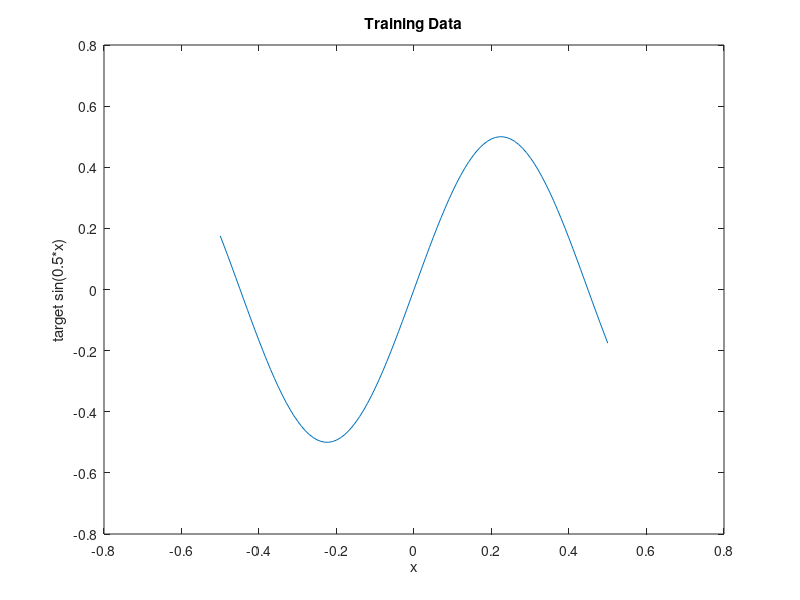

MATLAB code to generate this figure: (Note: this script raises an error after producing the figure.)
% In this tutorial you are going to implement your own neural network and
% teach it to learn a sinus function. In the matlab_tutorial folder you will
% find some reading material on artificial neural networks.
% You will train a feedForward neural network with one hidden layer and 10
% neurons. The training will we a batch training, i.e. using the whole data
% for the backpropagation as opposed to online learning, where only one
% data point is used at a time.

%% Generate Training Data and setUp neural network
clear
close all
x=[-0.5:0.01:0.5];
target=0.5*sin(7*x);

plot(x,target)
title('Training Data')
xlabel('x'); ylabel('target sin(0.5*x)');

%% Initialization of Neural Network
neurons=10; % In this tutorial we will use 10 neuron, but feel free to change
            % number of neurons
NN=struct; 
NN.layer=3;    % Including input layer
NN.inputs=1;
NN.outputs=1;

NN.Ws{2}=randn(neurons,NN.inputs); 
NN.dWs{2}=zeros(neurons,NN.inputs); 
NN.Bs{2}=zeros(neurons,1);   % ones bias for each neuron
NN.dBs{2}=zeros(neurons,1);  
NN.Ws{3}=randn(NN.outputs,neurons); 
NN.dWs{3}=zeros(NN.outputs,neurons); 
NN.Bs{3}=zeros(NN.outputs,1);   % ones bias for each neuron
NN.dBs{3}=zeros(NN.outputs,1);

% For Momentum
prevdWs{2}=NN.dWs{2};
prevdWs{3}=NN.dWs{3};


%% Training the Neural Network
% please complete feedForward.m and backProp.m before evaluation of this
% cell.

% Trainingsparameter
iterations=10000;    % iterations
eta=1e-4;      % learning rate (10^-5), feel free to try other learning rates.
% high learning rates lead to faster learning but can lead to oscillations
% through too big steps.

for iter=1:iterations
%     eta=eta0-iter/iterations*eta0;
    randidx=randi(length(x)); % choose random sample
    %% feed forward    edit feedFwd.m
    [z,z_withoutNL,y,y_withoutNL]=feedFwd(NN,x(randidx));
    %% back propagate    edit backPrp.m
    [cost(iter),NN]=backPrp(NN,x(randidx),z,z_withoutNL,y,y_withoutNL,target(randidx));
    %% apply gradients 
    NN.Ws{2}=NN.Ws{2}-eta*NN.dWs{2};
    NN.Bs{2}=NN.Bs{2}-eta*NN.dBs{2};
    NN.Ws{3}=NN.Ws{3}-eta*NN.dWs{3};
    NN.Bs{3}=NN.Bs{3}-eta*NN.dBs{3};
    
    %% Visualization of your training
    if mod(iter,100)==0 % each 100 iterations plot
        clc 
        for i=1:length(x)
        [~,~,output(i)]=feedFwd(NN,x(i));
        end
        costNN(iter)=sum(0.5*(output-target).^2);
        iter
        costNN(iter)
        figure(1)
        clf
        subplot(121)
        hold on
        plot(x,target)
        plot(x,output,'r')
        subplot(122)
        plot(100:100:iter,costNN(100:100:iter))
    end
    
end


clf
subplot(121)
hold on
plot(x,target)
plot(x,output,'r')
title('Training Neural Network')
legend('target','output neural network')
subplot(122)
plot(cost)
xlabel('Iteration')
ylabel('cost')

if costNN(end)<0.015 && iter==iterations 
   disp('----------------------------------------------------------------------------------------------')
   fprintf('Congratulations!! You trained your neuron to produce an average error of %1.2d on the data. \n --------------well done!!-------------\n',costNN(end))
else
   error('you will need to push the error below 0.015 to succeed in this tutorial') 
end